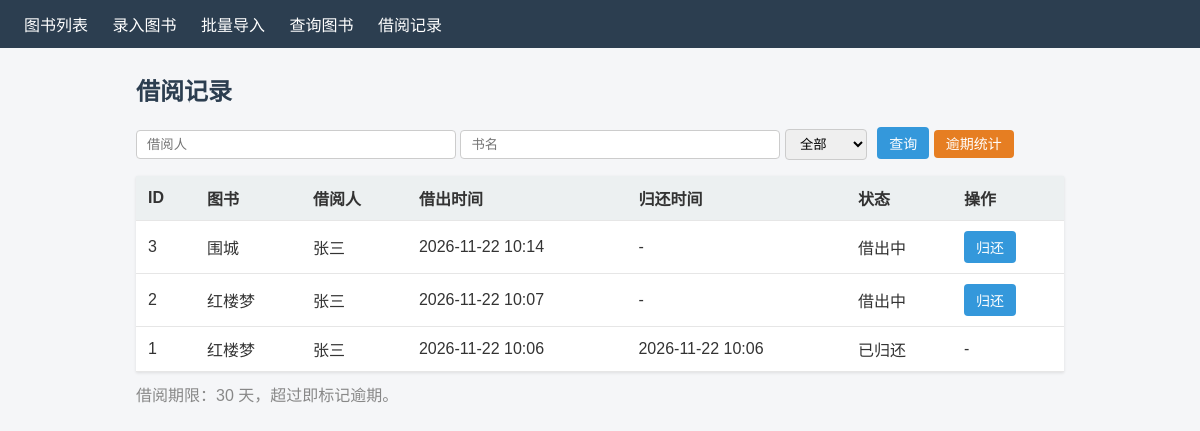
Before: /records with the older database file.
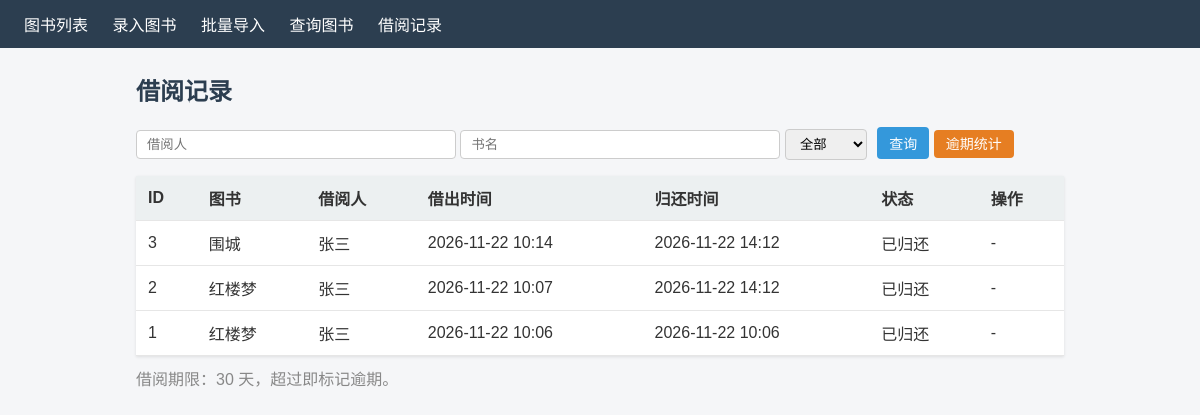
After: the same page with the newer database file.
### models.py (models this page shows, shortened)
class Borrow(db.Model):
    __tablename__ = "borrows"
    id = db.Column(db.Integer, primary_key=True)
    book_id = db.Column(db.Integer, db.ForeignKey("books.id"), nullable=False)
    borrower = db.Column(db.String(120), nullable=False)       # 借阅人
    borrow_time = db.Column(db.DateTime, default=datetime.now) # 借出时间
    return_time = db.Column(db.DateTime, nullable=True)        # 归还时间
    is_returned = db.Column(db.Boolean, default=False)         # 是否已归还

class Book(db.Model):
    __tablename__ = "books"
    id = db.Column(db.Integer, primary_key=True)
    title = db.Column(db.String(200), nullable=False)          # 书名
    author = db.Column(db.String(120), nullable=False)         # 作者
    isbn = db.Column(db.String(32), unique=True, nullable=False)  # ISBN 唯一
    category = db.Column(db.String(80), nullable=False)        # 分类
    stock = db.Column(db.Integer, default=0, nullable=False)   # 库存数量
    borrows = db.relationship("Borrow", backref="book", lazy=True)

### app.py (the view)
@app.route("/records")
def records():
    borrower = request.args.get("borrower", "").strip()
    book_title = request.args.get("book_title", "").strip()
    status = request.args.get("status", "").strip()   # all / borrowed / returned / overdue
    query = Borrow.query.join(Book, Borrow.book_id == Book.id)
    if borrower:
        query = query.filter(Borrow.borrower.like(f"%{borrower}%"))
    if book_title:
        query = query.filter(Book.title.like(f"%{book_title}%"))
    if status == "borrowed":
        query = query.filter(Borrow.is_returned.is_(False))
    elif status == "returned":
        query = query.filter(Borrow.is_returned.is_(True))
    all_records = query.order_by(Borrow.id.desc()).all()
    now = datetime.now()
    loan_days = app.config.get("LOAN_DAYS", 30)
    rows = []
    for r in all_records:
        overdue_days = 0
        if not r.is_returned:
            elapsed = (now - r.borrow_time).days
            if elapsed > loan_days:
                overdue_days = elapsed - loan_days
        rows.append({"record": r, "overdue_days": overdue_days})
    if status == "overdue":
        rows = [x for x in rows if x["overdue_days"] > 0]
    return render_template("records.html", rows=rows,
                           borrower=borrower, book_title=book_title,
                           status=status, loan_days=loan_days)

### templates/records.html (shortened to what this page needs)
{% extends "base.html" %}
{% block content %}
<h2>借阅记录</h2>
<form method="get" action="{{ url_for('records') }}" class="form-inline">
    <input type="text" name="borrower" value="{{ borrower }}" placeholder="借阅人">
    <input type="text" name="book_title" value="{{ book_title }}" placeholder="书名">
    <select name="status">
        <option value=""       {% if not status %}selected{% endif %}>全部</option>
    </select>
    <button type="submit">查询</button>
    <a class="btn" href="{{ url_for('overdue') }}" style="background:#e67e22">逾期统计</a>
</form>
<table>
    <thead>
        <tr>
            <th>ID</th><th>图书</th><th>借阅人</th>
            <th>借出时间</th><th>归还时间</th><th>状态</th><th>操作</th>
        </tr>
    </thead>
    <tbody>
    {% for item in rows %}
        {% set r = item.record %}
        <tr class="{{ 'row-overdue' if item.overdue_days > 0 else '' }}">
            <td>{{ r.id }}</td>
            <td>{{ r.book.title }}</td>
            <td>{{ r.borrower }}</td>
            <td>{{ r.borrow_time.strftime('%Y-%m-%d %H:%M') }}</td>
            <td>{{ r.return_time.strftime('%Y-%m-%d %H:%M') if r.return_time else '-' }}</td>
            <td>
                {% if r.is_returned %}已归还
                {% elif item.overdue_days > 0 %}
                    <span class="badge-overdue">逾期 {{ item.overdue_days }} 天</span>
                {% else %}借出中{% endif %}
            </td>
            <td>
                {% if not r.is_returned %}
                <form method="post" action="{{ url_for('return_book', record_id=r.id) }}" style="display:inline">
                    <button type="submit" class="btn">归还</button>
                </form>
                {% else %}-{% endif %}
            </td>
        </tr>
    {% else %}
        <tr><td colspan="7">暂无符合条件的借阅记录</td></tr>
    {% endfor %}
    </tbody>
</table>
<p style="margin-top:10px;color:#888">借阅期限：{{ loan_days }} 天，超过即标记逾期。</p>
{% endblock %}

Changed rows visible on the page:
changed Borrow id 3: is_returned False → True (drawn)
changed Borrow id 2: is_returned False → True (drawn)
Other visible differences:
new list line: "3 张三 2026-11-22 10:14 2026-11-22 14:12"
new list line: "围城"
new list line: "已归还 -"
new list line: "2 张三 2026-11-22 10:07 2026-11-22 14:12"
new list line: "红楼梦"
list line gone: "3 张三 2026-11-22 10:14 -"
list line gone: "围城"
list line gone: "借出中 归还"
list line gone: "2 张三 2026-11-22 10:07 -"
list line gone: "红楼梦"
